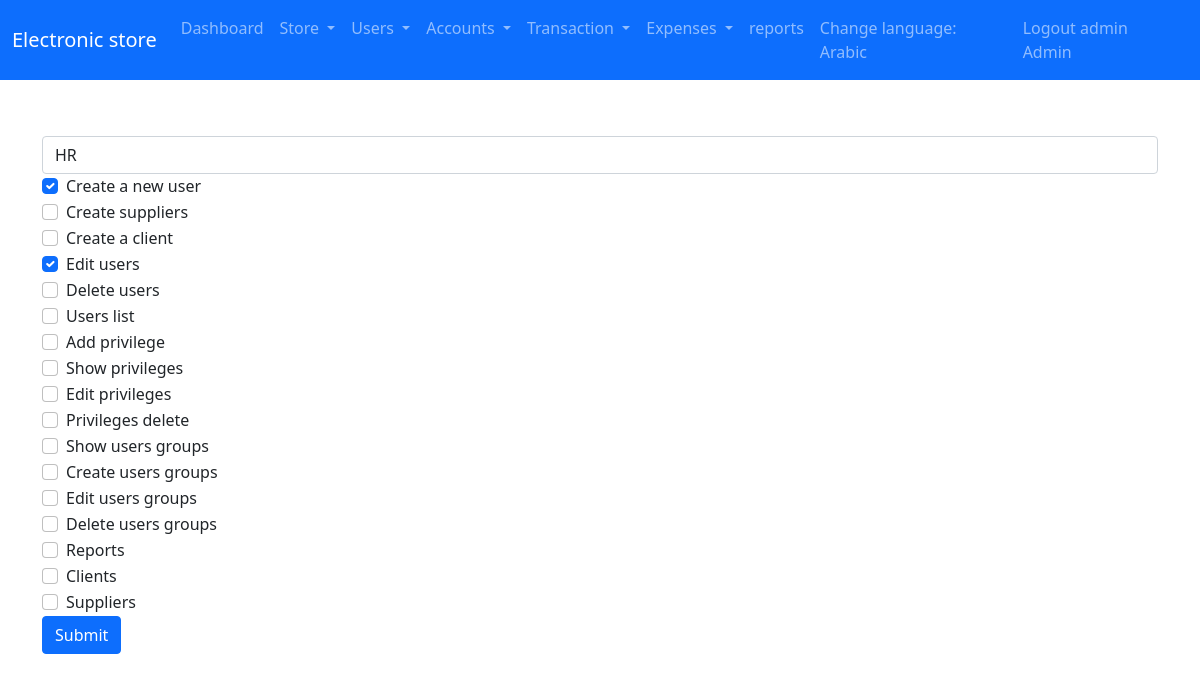
Page /usersgroups/edit/13 (signed in) on the committed database.
### tables this page shows
CREATE TABLE `app_users_groups` (
  `id` tinyint UNSIGNED NOT NULL,
  `group_name` varchar(20) NOT NULL
);

CREATE TABLE `app_users_privileges` (
  `id` tinyint UNSIGNED NOT NULL,
  `privilege_url` varchar(30) NOT NULL,
  `privilege_title` varchar(30) NOT NULL
);

### app/controllers/abstractcontroller.php (called while the page is built, shortened)
<?php
class AbstractController
{
	protected $_controller;
	protected $_action;
    protected $_template;
    protected $_registry;
    protected $_data = [];
	public function setController($controllerName)
	{
		$this->_controller = $controllerName;
	}
	public function setAction($actionName)
	{
		$this->_action = $actionName;
	}
	public function setParams($params)
	{
		$this->_params = $params;
	}
    public function setTemplate($template)
    {
        $this->_template = $template;
    }
    public function setRegistry($registry)
    {
        $this->_registry = $registry;
    }
	protected function _view()
	{
		$view = VIEWS_PATH . $this->_controller . DS . $this->_action . '.view.php';
				$this->_data = array_merge($this->_data , $this->language->getDictionary());
                $this->_template->setRegistry($this->_registry);
                $this->_template->setActionViewFile($view);
                $this->_template->setAppData($this->_data);
                $this->_template->renderApp();
	}
}

### app/controllers/usersgroupscontroller.php (called while the page is built, shortened)
<?php
class UsersGroupsController extends AbstractController
{
    public function editAction()
	{
		$id = $this->filterInt($this->_params[0]);
		$user_group = UsersGroupsModel::getByPK($id);
		$this->_data['privileges'] = UsersPrivilegesModel::getAll();
		$group_privileges = UsersGroupsPrivilegesModel::getBy(['group_id' => $id]);
		$group_privileges_ids = [];
		if($group_privileges !== false) {
			foreach($group_privileges as $group_privilege) {
				$group_privileges_ids[] = $group_privilege->privilege_id;
			}
		}
        $this->_view();
	}
}

### app/lib/frontcontroller.php (called while the page is built, shortened)
<?php
class FrontController
{
    private $_controller = 'index';
    private $_action = 'default';
    private $_params = array();
    private $_template;
    private $_registry;
	public function __construct(Template $template, Registry $registry , Authentication $auth)
	{
        $this->_template = $template;
        $this->_registry = $registry;
	}
    private function _parseUrl()
    {
        $url = parse_url($_SERVER['REQUEST_URI'], PHP_URL_PATH);
        $url = trim($url, '/');
        $url = explode('/',$url , 3);
        if(isset($url[0]) && $url[0] != '') {
            $this->_controller = $url[0];
        }
        if(isset($url[1]) && $url[1] != '') {
            $this->_action = $url[1];
        }
        if(isset($url[2]) && $url[2] != '') {
            $this->_params = explode('/', $url[2]);
        }
    }
    public function dispatch()
    {
	  $actionName = $this->_action . 'Action';
	 $controller = new $controllerClassName;
	 $controller->setController($this->_controller);
	 $controller->setAction($this->_action);
	 $controller->setParams($this->_params);
     $controller->setTemplate($this->_template);
     $controller->setRegistry($this->_registry);
	 $controller->$actionName();
    }
}

### public/index.php (called while the page is built, shortened)
<?php
require_once APP_PATH. DS .'lib/autoload.php';
$session = new LIB\SessionManager();
$session->start();
$template_parts = require_once APP_PATH . DS . 'config' . DS . 'templateconfig.php';
$template = new LIB\Template($template_parts);
$language = new LIB\Language();
$registry = Registry::getInstance();
$registry->session = $session;
$registry->language = $language;
$messenger = Messenger::getInstance($session);
$registry->messenger = $messenger;
$authentication = Authentication::getInstance($session);
$frontController = new FrontController($template,$registry,$authentication);
$frontController->dispatch();

### app/lib/autoload.php (called while the page is built, shortened)
<?php
class AutoLoad
{
	public static function autoload($className)
	{
		$className = str_replace('PHPMVC' , '' , $className);
		$className = str_replace('\\' , '/' , $className);
		$className = strtolower($className);
		$className = $className . '.php';
	}
}

### app/lib/inputfilter.php (called while the page is built, shortened)
<?php
trait InputFilter
{
    public function filterInt($input) {
        return filter_var($input, FILTER_SANITIZE_NUMBER_INT);
    }
}

### app/lib/database/databasehandler.php (called while the page is built, shortened)
<?php
abstract class DatabaseHandler
{
    public static function factory()
    {
        $driver = DATABASE_CONN_DRIVER;
        if ($driver == self::DATABASE_DRIVER_POD) {
            return PDODatabaseHandler::getInstance();
        } elseif ($driver == self::DATABASE_DRIVER_MYSQLI) {
            return MySQLiDatabaseHandler::getInstance();
        }
    }
}

### app/lib/database/pdodatabasehandler.php (called while the page is built, shortened)
<?php
class PDODatabaseHandler extends DatabaseHandler
{
    private static $_instance;
    private static $_handler;
    public function __call($name, $arguments)
    {
        return call_user_func_array(array(&self::$_handler, $name), $arguments);
    }
    protected static function init()
    {
        try {
            self::$_handler = new \PDO(
                'mysql:host=' . DATABASE_HOST_NAME . ';dbname=' . DATABASE_DB_NAME,
                DATABASE_USER_NAME, DATABASE_PASSWORD, array(
                    \PDO::ATTR_ERRMODE => \PDO::ERRMODE_WARNING,
                    \PDO::MYSQL_ATTR_INIT_COMMAND => 'SET NAMES utf8'
                )
            );
        } catch (\PDOException $e) {
echo "not connected";
        }
    }
    public static function getInstance()
    {
        if(self::$_instance === null) {
            self::$_instance = new self();
        }
        return self::$_instance;
    }
}

### app/models/abstractmodel.php (called while the page is built, shortened)
<?php
class AbstractModel
{
    public static function getAll()
    {
        $sql = 'SELECT * FROM ' . static::$tableName;
        $stmt = DatabaseHandler::factory()->prepare($sql);
        $stmt->execute();
        if(method_exists(get_called_class(), '__construct')) {
            $results = $stmt->fetchAll(\PDO::FETCH_CLASS | \PDO::FETCH_PROPS_LATE, get_called_class(), array_keys(static::$tableSchema));
        } else {
            $results = $stmt->fetchAll(\PDO::FETCH_CLASS, get_called_class());
        }
        if ((is_array($results) && !empty($results))) {
            return new \ArrayIterator($results);
        };
        return false;
    }
    public static function getByPK($pk)
    {
        $sql = 'SELECT * FROM ' . static::$tableName . '  WHERE ' . static::$primaryKey . ' = "' . $pk . '"';
        $stmt = DatabaseHandler::factory()->prepare($sql);
        if ($stmt->execute() === true) {
            if(method_exists(get_called_class(), '__construct')) {
                $obj = $stmt->fetchAll(\PDO::FETCH_CLASS | \PDO::FETCH_PROPS_LATE, get_called_class(), array_keys(static::$tableSchema));
            } else {
                $obj = $stmt->fetchAll(\PDO::FETCH_CLASS, get_called_class());
            }
            return !empty($obj) ? array_shift($obj) : false;
        }
        return false;
    }
    public static function getBy($columns, $options = array())
    {
        $whereClauseColumns = array_keys($columns);
        $whereClauseValues = array_values($columns);
        $whereClause = [];
        for ( $i = 0, $ii = count($whereClauseColumns); $i < $ii; $i++ ) {
            $whereClause[] = $whereClauseColumns[$i] . ' = "' . $whereClauseValues[$i] . '"';
        }
        $whereClause = implode(' AND ', $whereClause);
        $sql = 'SELECT * FROM ' . static::$tableName . '  WHERE ' . $whereClause;
        return static::get($sql, $options);
    }
    public static function get($sql, $options = array())
    {
        $stmt = DatabaseHandler::factory()->prepare($sql);
        $stmt->execute();
        if(method_exists(get_called_class(), '__construct')) {
            $results = $stmt->fetchAll(\PDO::FETCH_CLASS | \PDO::FETCH_PROPS_LATE, get_called_class(), array_keys(static::$tableSchema));
        } else {
            $results = $stmt->fetchAll(\PDO::FETCH_CLASS, get_called_class());
        }
        if ((is_array($results) && !empty($results))) {
            return new \ArrayIterator($results);
        };
        return false;
    }
}

### app/views/usersgroups/edit.view.php (the view, shortened to what this page needs)
   <div class="container">
		<form method="post" enctype="application/x-www-form-urlencoded" >
		  <div class="form-group">
			<input type="text" class="form-control" name="group_name" id="group_name" maxlength="20" value="<?=$user_group->group_name?>" placeholder="<?=@$text_users_group_name?>"  required>
		  </div>
		  <div><?=@$text_users_privileges?><div>
		  <?php
		  if(isset($privileges) && $privileges !== false) {
		        foreach($privileges as $privilege) {
		  ?>
		 <div class="form-check">
		  <input class="form-check-input" type="checkbox" name="privileges[]"  value="<?= $privilege->id?>" id="flexCheckChecked"
		  <?= in_array($privilege->id , $group_privileges_ids) ? 'checked' : ''?> >
		  <label class="form-check-label" for="flexCheckChecked">
			<?= $privilege->privilege_title?>
		  </label>
		 </div>
		 <?php
		      }
		  }
		  ?>
		  <button type="submit" name="submit" class="btn btn-primary">Submit</button>
		</form>
</div>

### app/lib/template.php (shortened to what this page needs)
<?php
class Template
{
    private $_templateParts;
    private $_action_view;
	public function __construct(array $parts)
    {
        $this->_templateParts = $parts;
    }
    public function setActionViewFile($path)
    {
       $this->_action_view = $path;
    }
    private function renderTemplateHeaderStart()
    {
        require_once TEMPLATE_PATH . 'templateheadstart.php';
    }
     private function renderTemplateHeaderEnd()
    {
        require_once TEMPLATE_PATH . 'templateheadend.php';
    }
     private function renderTemplateFooter()
    {
        require_once TEMPLATE_PATH . 'templatefooter.php';
    }
    private function renderTemplateBlooks()
    {
        if(!array_key_exists('template' , $this->_templateParts)) {
            trigger_error('Sorry you have to define the template blocks' , E_USER_WARNING);
        } else {
            $parts = $this->_templateParts['template'];
            if(!empty($parts)) {
                foreach ($parts as $partkey => $filePath) {
                    if($partkey== ':view') {
                        require_once $this->_action_view;
                    } else {
                        require_once $filePath;
                    }
                }
            }
        }
    }
    public function renderApp()
    {
        $this->renderTemplateBlooks();
    }
}

### rows in the picture
app_users_groups: group_name "HR"
app_users_privileges: id "☑", privilege_title "Create a new user"
app_users_privileges: privilege_title "Create suppliers"
app_users_privileges: privilege_title "Create a client"
app_users_privileges: id "☑", privilege_title "Edit users"
app_users_privileges: privilege_title "Delete users"
app_users_privileges: privilege_title "Users list"
app_users_privileges: privilege_title "Add privilege"
app_users_privileges: privilege_title "Show privileges"
app_users_privileges: privilege_title "Edit privileges"
app_users_privileges: privilege_title "Privileges delete"
app_users_privileges: privilege_title "Show users groups"
app_users_privileges: privilege_title "Create users groups"
app_users_privileges: privilege_title "Edit users groups"
app_users_privileges: privilege_title "Delete users groups"
app_users_privileges: privilege_title "Reports"
app_users_privileges: privilege_title "Clients"
app_users_privileges: privilege_title "Suppliers"
